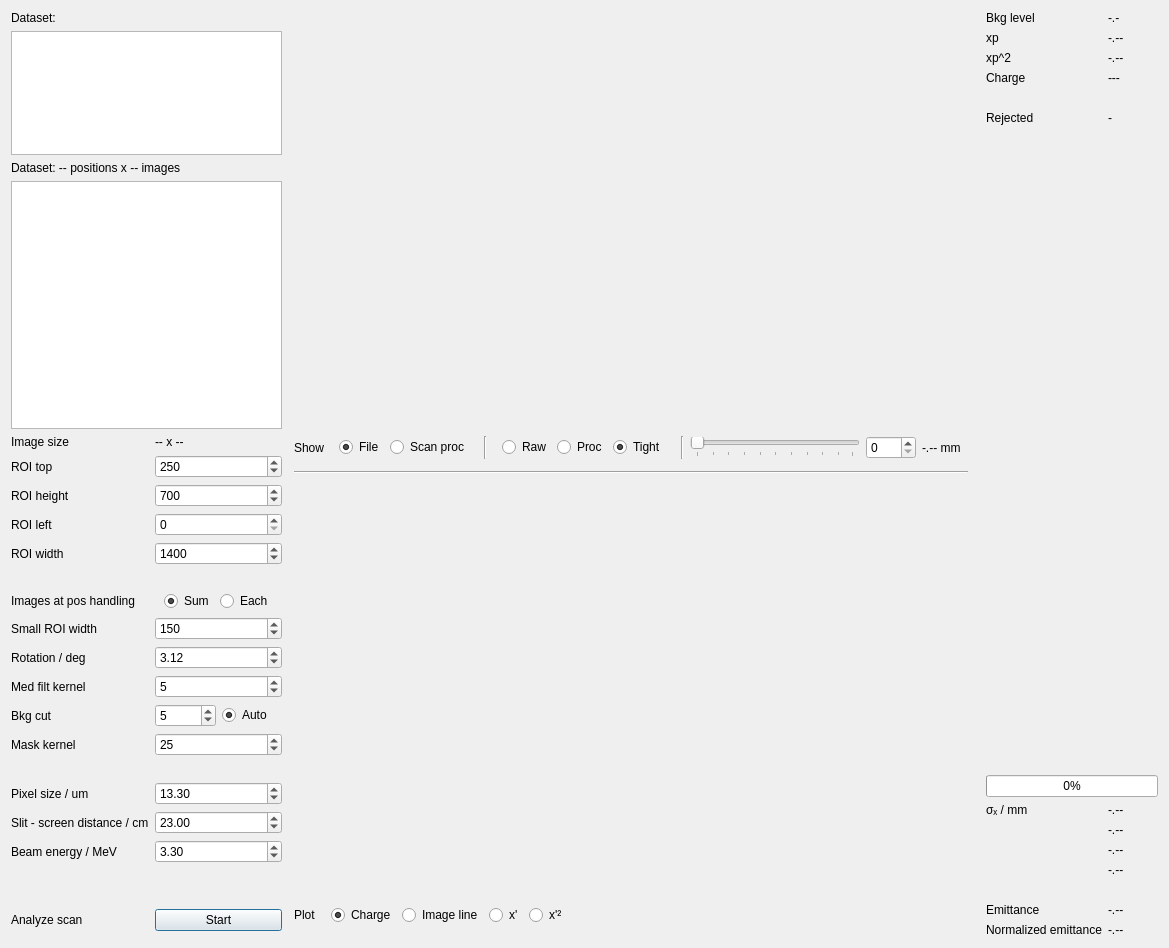
<?xml version="1.0" encoding="UTF-8"?>
<ui version="4.0">
 <class>Dialog</class>
 <widget class="QDialog" name="Dialog">
  <property name="geometry">
   <rect>
    <x>0</x>
    <y>0</y>
    <width>1169</width>
    <height>948</height>
   </rect>
  </property>
  <property name="windowTitle">
   <string>Dialog</string>
  </property>
  <layout class="QHBoxLayout" name="horizontalLayout">
   <item>
    <layout class="QVBoxLayout" name="verticalLayout">
     <property name="rightMargin">
      <number>6</number>
     </property>
     <item>
      <widget class="QLabel" name="label_16">
       <property name="text">
        <string>Dataset:</string>
       </property>
      </widget>
     </item>
     <item>
      <widget class="QTreeView" name="dataset_treeview">
       <property name="sizePolicy">
        <sizepolicy hsizetype="Minimum" vsizetype="Expanding">
         <horstretch>0</horstretch>
         <verstretch>1</verstretch>
        </sizepolicy>
       </property>
      </widget>
     </item>
     <item>
      <widget class="QLabel" name="dataset_select_label">
       <property name="text">
        <string>Dataset: -- positions x -- images</string>
       </property>
      </widget>
     </item>
     <item>
      <widget class="QListView" name="file_listview">
       <property name="sizePolicy">
        <sizepolicy hsizetype="Minimum" vsizetype="Expanding">
         <horstretch>0</horstretch>
         <verstretch>2</verstretch>
        </sizepolicy>
       </property>
      </widget>
     </item>
     <item>
      <layout class="QGridLayout" name="gridLayout">
       <property name="bottomMargin">
        <number>6</number>
       </property>
       <item row="16" column="1">
        <widget class="QDoubleSpinBox" name="beamenergy_spinbox">
         <property name="maximum">
          <double>20.000000000000000</double>
         </property>
         <property name="value">
          <double>3.300000000000000</double>
         </property>
        </widget>
       </item>
       <item row="17" column="0">
        <spacer name="verticalSpacer">
         <property name="orientation">
          <enum>Qt::Vertical</enum>
         </property>
         <property name="sizeType">
          <enum>QSizePolicy::Fixed</enum>
         </property>
         <property name="sizeHint" stdset="0">
          <size>
           <width>20</width>
           <height>40</height>
          </size>
         </property>
        </spacer>
       </item>
       <item row="11" column="0">
        <widget class="QLabel" name="label_14">
         <property name="text">
          <string>Mask kernel</string>
         </property>
        </widget>
       </item>
       <item row="6" column="1">
        <widget class="QWidget" name="widget_4" native="true">
         <layout class="QHBoxLayout" name="horizontalLayout_10">
          <property name="topMargin">
           <number>0</number>
          </property>
          <property name="bottomMargin">
           <number>0</number>
          </property>
          <item>
           <widget class="QRadioButton" name="sum_images_radiobutton">
            <property name="text">
             <string>Sum</string>
            </property>
            <property name="checked">
             <bool>true</bool>
            </property>
           </widget>
          </item>
          <item>
           <widget class="QRadioButton" name="each_image_radiobutton">
            <property name="text">
             <string>Each</string>
            </property>
           </widget>
          </item>
         </layout>
        </widget>
       </item>
       <item row="15" column="1">
        <widget class="QDoubleSpinBox" name="slit_screen_distance_spinbox">
         <property name="maximum">
          <double>200.000000000000000</double>
         </property>
         <property name="value">
          <double>23.000000000000000</double>
         </property>
        </widget>
       </item>
       <item row="1" column="0">
        <widget class="QLabel" name="label_2">
         <property name="text">
          <string>ROI top</string>
         </property>
        </widget>
       </item>
       <item row="8" column="1">
        <widget class="QDoubleSpinBox" name="rotation_spinbox">
         <property name="minimum">
          <double>-180.000000000000000</double>
         </property>
         <property name="maximum">
          <double>180.000000000000000</double>
         </property>
         <property name="singleStep">
          <double>0.500000000000000</double>
         </property>
         <property name="value">
          <double>3.120000000000000</double>
         </property>
        </widget>
       </item>
       <item row="2" column="1">
        <widget class="QSpinBox" name="roi_height_spinbox">
         <property name="maximum">
          <number>3000</number>
         </property>
         <property name="value">
          <number>700</number>
         </property>
        </widget>
       </item>
       <item row="9" column="1">
        <widget class="QSpinBox" name="medfilt_spinbox">
         <property name="minimum">
          <number>1</number>
         </property>
         <property name="maximum">
          <number>13</number>
         </property>
         <property name="value">
          <number>5</number>
         </property>
        </widget>
       </item>
       <item row="11" column="1">
        <widget class="QSpinBox" name="mask_spinbox">
         <property name="singleStep">
          <number>2</number>
         </property>
         <property name="value">
          <number>25</number>
         </property>
        </widget>
       </item>
       <item row="16" column="0">
        <widget class="QLabel" name="label_23">
         <property name="text">
          <string>Beam energy / MeV</string>
         </property>
        </widget>
       </item>
       <item row="20" column="0">
        <widget class="QLabel" name="label_26">
         <property name="text">
          <string>Analyze scan</string>
         </property>
        </widget>
       </item>
       <item row="14" column="1">
        <widget class="QDoubleSpinBox" name="pixelsize_spinbox">
         <property name="singleStep">
          <double>1.000000000000000</double>
         </property>
         <property name="value">
          <double>13.300000000000001</double>
         </property>
        </widget>
       </item>
       <item row="3" column="0">
        <widget class="QLabel" name="label_4">
         <property name="text">
          <string>ROI left</string>
         </property>
        </widget>
       </item>
       <item row="4" column="0">
        <widget class="QLabel" name="label_5">
         <property name="text">
          <string>ROI width</string>
         </property>
        </widget>
       </item>
       <item row="2" column="0">
        <widget class="QLabel" name="label_3">
         <property name="text">
          <string>ROI height</string>
         </property>
        </widget>
       </item>
       <item row="14" column="0">
        <widget class="QLabel" name="label_21">
         <property name="text">
          <string>Pixel size / um</string>
         </property>
        </widget>
       </item>
       <item row="10" column="1">
        <layout class="QHBoxLayout" name="horizontalLayout_4">
         <item>
          <widget class="QSpinBox" name="bkg_spinbox">
           <property name="maximumSize">
            <size>
             <width>16777209</width>
             <height>16777215</height>
            </size>
           </property>
           <property name="maximum">
            <number>65000</number>
           </property>
           <property name="value">
            <number>5</number>
           </property>
          </widget>
         </item>
         <item>
          <widget class="QRadioButton" name="auto_bkg_radiobutton">
           <property name="text">
            <string>Auto</string>
           </property>
           <property name="checked">
            <bool>true</bool>
           </property>
          </widget>
         </item>
        </layout>
       </item>
       <item row="12" column="0">
        <widget class="QLabel" name="label_13">
         <property name="text">
          <string/>
         </property>
        </widget>
       </item>
       <item row="9" column="0">
        <widget class="QLabel" name="label">
         <property name="text">
          <string>Med filt kernel</string>
         </property>
        </widget>
       </item>
       <item row="5" column="0">
        <widget class="QLabel" name="label_12">
         <property name="text">
          <string/>
         </property>
        </widget>
       </item>
       <item row="15" column="0">
        <widget class="QLabel" name="label_22">
         <property name="text">
          <string>Slit - screen distance / cm</string>
         </property>
        </widget>
       </item>
       <item row="10" column="0">
        <widget class="QLabel" name="label_10">
         <property name="text">
          <string>Bkg cut</string>
         </property>
        </widget>
       </item>
       <item row="0" column="1">
        <widget class="QLabel" name="image_size_label">
         <property name="text">
          <string>-- x --</string>
         </property>
        </widget>
       </item>
       <item row="4" column="1">
        <widget class="QSpinBox" name="roi_width_spinbox">
         <property name="maximum">
          <number>3000</number>
         </property>
         <property name="value">
          <number>1400</number>
         </property>
        </widget>
       </item>
       <item row="3" column="1">
        <widget class="QSpinBox" name="roi_left_spinbox">
         <property name="maximum">
          <number>3000</number>
         </property>
        </widget>
       </item>
       <item row="8" column="0">
        <widget class="QLabel" name="label_18">
         <property name="text">
          <string>Rotation / deg</string>
         </property>
        </widget>
       </item>
       <item row="20" column="1">
        <widget class="QPushButton" name="start_analysis_button">
         <property name="text">
          <string>Start</string>
         </property>
        </widget>
       </item>
       <item row="6" column="0">
        <widget class="QLabel" name="label_32">
         <property name="text">
          <string>Images at pos handling</string>
         </property>
        </widget>
       </item>
       <item row="1" column="1">
        <widget class="QSpinBox" name="roi_top_spinbox">
         <property name="maximum">
          <number>3000</number>
         </property>
         <property name="value">
          <number>250</number>
         </property>
        </widget>
       </item>
       <item row="0" column="0">
        <widget class="QLabel" name="label_8">
         <property name="text">
          <string>Image size</string>
         </property>
        </widget>
       </item>
       <item row="7" column="0">
        <widget class="QLabel" name="label_34">
         <property name="text">
          <string>Small ROI width</string>
         </property>
        </widget>
       </item>
       <item row="7" column="1">
        <widget class="QSpinBox" name="small_roi_spinbox">
         <property name="maximum">
          <number>9999</number>
         </property>
         <property name="value">
          <number>150</number>
         </property>
        </widget>
       </item>
      </layout>
     </item>
    </layout>
   </item>
   <item>
    <layout class="QVBoxLayout" name="verticalLayout_2">
     <property name="rightMargin">
      <number>6</number>
     </property>
     <property name="bottomMargin">
      <number>6</number>
     </property>
     <item>
      <widget class="ImageView" name="image_widget" native="true">
       <property name="sizePolicy">
        <sizepolicy hsizetype="Expanding" vsizetype="Expanding">
         <horstretch>2</horstretch>
         <verstretch>0</verstretch>
        </sizepolicy>
       </property>
      </widget>
     </item>
     <item>
      <layout class="QHBoxLayout" name="horizontalLayout_5">
       <property name="rightMargin">
        <number>6</number>
       </property>
       <property name="bottomMargin">
        <number>6</number>
       </property>
       <item>
        <widget class="QLabel" name="label_9">
         <property name="text">
          <string>Show</string>
         </property>
        </widget>
       </item>
       <item>
        <widget class="QWidget" name="widget_3" native="true">
         <property name="minimumSize">
          <size>
           <width>10</width>
           <height>0</height>
          </size>
         </property>
         <layout class="QHBoxLayout" name="horizontalLayout_9">
          <property name="topMargin">
           <number>0</number>
          </property>
          <property name="bottomMargin">
           <number>0</number>
          </property>
          <item>
           <widget class="QRadioButton" name="file_radiobutton">
            <property name="text">
             <string>File</string>
            </property>
            <property name="checked">
             <bool>true</bool>
            </property>
           </widget>
          </item>
          <item>
           <widget class="QRadioButton" name="scan_radiobutton">
            <property name="text">
             <string>Scan proc</string>
            </property>
           </widget>
          </item>
         </layout>
        </widget>
       </item>
       <item>
        <widget class="Line" name="line_2">
         <property name="orientation">
          <enum>Qt::Vertical</enum>
         </property>
        </widget>
       </item>
       <item>
        <widget class="QWidget" name="widget" native="true">
         <property name="sizePolicy">
          <sizepolicy hsizetype="Preferred" vsizetype="Minimum">
           <horstretch>0</horstretch>
           <verstretch>0</verstretch>
          </sizepolicy>
         </property>
         <property name="minimumSize">
          <size>
           <width>0</width>
           <height>0</height>
          </size>
         </property>
         <layout class="QHBoxLayout" name="horizontalLayout_8">
          <property name="topMargin">
           <number>0</number>
          </property>
          <property name="bottomMargin">
           <number>0</number>
          </property>
          <item>
           <widget class="QRadioButton" name="raw_radiobutton">
            <property name="text">
             <string>Raw</string>
            </property>
           </widget>
          </item>
          <item>
           <widget class="QRadioButton" name="processed_radiobutton">
            <property name="text">
             <string>Proc</string>
            </property>
            <property name="checked">
             <bool>false</bool>
            </property>
           </widget>
          </item>
          <item>
           <widget class="QRadioButton" name="tight_radiobutton">
            <property name="text">
             <string>Tight</string>
            </property>
            <property name="checked">
             <bool>true</bool>
            </property>
           </widget>
          </item>
         </layout>
        </widget>
       </item>
       <item>
        <widget class="Line" name="line_3">
         <property name="orientation">
          <enum>Qt::Vertical</enum>
         </property>
        </widget>
       </item>
       <item>
        <widget class="QSlider" name="image_slider">
         <property name="sizePolicy">
          <sizepolicy hsizetype="Expanding" vsizetype="Fixed">
           <horstretch>0</horstretch>
           <verstretch>0</verstretch>
          </sizepolicy>
         </property>
         <property name="orientation">
          <enum>Qt::Horizontal</enum>
         </property>
         <property name="tickPosition">
          <enum>QSlider::TicksBelow</enum>
         </property>
        </widget>
       </item>
       <item>
        <widget class="QSpinBox" name="image_ind_spinbox">
         <property name="minimumSize">
          <size>
           <width>50</width>
           <height>0</height>
          </size>
         </property>
         <property name="maximumSize">
          <size>
           <width>50</width>
           <height>16777215</height>
          </size>
         </property>
         <property name="maximum">
          <number>999</number>
         </property>
         <property name="value">
          <number>0</number>
         </property>
        </widget>
       </item>
       <item>
        <widget class="QLabel" name="image_sel_pos_label">
         <property name="sizePolicy">
          <sizepolicy hsizetype="Fixed" vsizetype="Preferred">
           <horstretch>0</horstretch>
           <verstretch>0</verstretch>
          </sizepolicy>
         </property>
         <property name="minimumSize">
          <size>
           <width>40</width>
           <height>0</height>
          </size>
         </property>
         <property name="maximumSize">
          <size>
           <width>40</width>
           <height>16777215</height>
          </size>
         </property>
         <property name="text">
          <string>-.-- mm</string>
         </property>
        </widget>
       </item>
      </layout>
     </item>
     <item>
      <widget class="Line" name="line">
       <property name="orientation">
        <enum>Qt::Horizontal</enum>
       </property>
      </widget>
     </item>
     <item>
      <layout class="QHBoxLayout" name="horizontalLayout_3">
       <property name="topMargin">
        <number>6</number>
       </property>
       <item>
        <widget class="PlotWidget" name="plot_widget" native="true">
         <property name="sizePolicy">
          <sizepolicy hsizetype="Expanding" vsizetype="Expanding">
           <horstretch>0</horstretch>
           <verstretch>0</verstretch>
          </sizepolicy>
         </property>
        </widget>
       </item>
      </layout>
     </item>
     <item>
      <layout class="QHBoxLayout" name="horizontalLayout_6">
       <property name="rightMargin">
        <number>6</number>
       </property>
       <property name="bottomMargin">
        <number>6</number>
       </property>
       <item>
        <widget class="QLabel" name="label_20">
         <property name="text">
          <string>Plot</string>
         </property>
        </widget>
       </item>
       <item>
        <widget class="QWidget" name="widget_2" native="true">
         <property name="minimumSize">
          <size>
           <width>10</width>
           <height>0</height>
          </size>
         </property>
         <layout class="QHBoxLayout" name="horizontalLayout_2">
          <property name="topMargin">
           <number>0</number>
          </property>
          <property name="bottomMargin">
           <number>0</number>
          </property>
          <item>
           <widget class="QRadioButton" name="charge_radiobutton">
            <property name="text">
             <string>Charge</string>
            </property>
            <property name="checked">
             <bool>true</bool>
            </property>
           </widget>
          </item>
          <item>
           <widget class="QRadioButton" name="line_radiobutton">
            <property name="text">
             <string>Image line</string>
            </property>
           </widget>
          </item>
          <item>
           <widget class="QRadioButton" name="xp_radiobutton">
            <property name="text">
             <string>x'</string>
            </property>
           </widget>
          </item>
          <item>
           <widget class="QRadioButton" name="xp2_radiobutton">
            <property name="text">
             <string>x'²</string>
            </property>
           </widget>
          </item>
         </layout>
        </widget>
       </item>
       <item>
        <layout class="QHBoxLayout" name="horizontalLayout_7"/>
       </item>
       <item>
        <spacer name="horizontalSpacer_2">
         <property name="orientation">
          <enum>Qt::Horizontal</enum>
         </property>
         <property name="sizeHint" stdset="0">
          <size>
           <width>40</width>
           <height>20</height>
          </size>
         </property>
        </spacer>
       </item>
      </layout>
     </item>
    </layout>
   </item>
   <item>
    <layout class="QGridLayout" name="gridLayout_2">
     <property name="leftMargin">
      <number>6</number>
     </property>
     <item row="9" column="0">
      <widget class="QLabel" name="label_27">
       <property name="text">
        <string>&lt;x²&gt;</string>
       </property>
      </widget>
     </item>
     <item row="0" column="1">
      <widget class="QLabel" name="bkg_label">
       <property name="minimumSize">
        <size>
         <width>50</width>
         <height>0</height>
        </size>
       </property>
       <property name="text">
        <string>-.-</string>
       </property>
      </widget>
     </item>
     <item row="1" column="1">
      <widget class="QLabel" name="moment_1_label">
       <property name="text">
        <string>-.--</string>
       </property>
      </widget>
     </item>
     <item row="13" column="0">
      <widget class="QLabel" name="label_24">
       <property name="text">
        <string>Emittance</string>
       </property>
      </widget>
     </item>
     <item row="6" column="0">
      <spacer name="verticalSpacer_2">
       <property name="orientation">
        <enum>Qt::Vertical</enum>
       </property>
       <property name="sizeHint" stdset="0">
        <size>
         <width>20</width>
         <height>40</height>
        </size>
       </property>
      </spacer>
     </item>
     <item row="2" column="1">
      <widget class="QLabel" name="moment_2_label">
       <property name="text">
        <string>-.--</string>
       </property>
      </widget>
     </item>
     <item row="10" column="1">
      <widget class="QLabel" name="xp2_e_label">
       <property name="text">
        <string>-.--</string>
       </property>
      </widget>
     </item>
     <item row="2" column="0">
      <widget class="QLabel" name="label_7">
       <property name="text">
        <string>xp^2</string>
       </property>
      </widget>
     </item>
     <item row="7" column="0" colspan="2">
      <widget class="QProgressBar" name="analysis_progressbar">
       <property name="value">
        <number>0</number>
       </property>
      </widget>
     </item>
     <item row="14" column="1">
      <widget class="QLabel" name="eps_n_label">
       <property name="text">
        <string>-.--</string>
       </property>
      </widget>
     </item>
     <item row="11" column="0">
      <widget class="QLabel" name="label_31">
       <property name="text">
        <string>&lt;xx'&gt;</string>
       </property>
      </widget>
     </item>
     <item row="4" column="0">
      <widget class="QLabel" name="label_17">
       <property name="text">
        <string/>
       </property>
      </widget>
     </item>
     <item row="8" column="1">
      <widget class="QLabel" name="sigma_x_label">
       <property name="text">
        <string>-.--</string>
       </property>
      </widget>
     </item>
     <item row="13" column="1">
      <widget class="QLabel" name="eps_label">
       <property name="text">
        <string>-.--</string>
       </property>
      </widget>
     </item>
     <item row="1" column="0">
      <widget class="QLabel" name="label_6">
       <property name="text">
        <string>xp</string>
       </property>
      </widget>
     </item>
     <item row="11" column="1">
      <widget class="QLabel" name="xxp_e_label">
       <property name="text">
        <string>-.--</string>
       </property>
      </widget>
     </item>
     <item row="12" column="0">
      <widget class="QLabel" name="label_29">
       <property name="text">
        <string/>
       </property>
      </widget>
     </item>
     <item row="8" column="0">
      <widget class="QLabel" name="label_19">
       <property name="text">
        <string>σₓ / mm</string>
       </property>
      </widget>
     </item>
     <item row="14" column="0">
      <widget class="QLabel" name="label_28">
       <property name="text">
        <string>Normalized emittance</string>
       </property>
      </widget>
     </item>
     <item row="9" column="1">
      <widget class="QLabel" name="x2_e_label">
       <property name="text">
        <string>-.--</string>
       </property>
      </widget>
     </item>
     <item row="10" column="0">
      <widget class="QLabel" name="label_30">
       <property name="text">
        <string>&lt;x'²&gt;</string>
       </property>
      </widget>
     </item>
     <item row="3" column="1">
      <widget class="QLabel" name="charge_label">
       <property name="text">
        <string>---</string>
       </property>
      </widget>
     </item>
     <item row="3" column="0">
      <widget class="QLabel" name="label_15">
       <property name="text">
        <string>Charge</string>
       </property>
      </widget>
     </item>
     <item row="5" column="1">
      <widget class="QLabel" name="rejected_images_label">
       <property name="text">
        <string>-</string>
       </property>
      </widget>
     </item>
     <item row="5" column="0">
      <widget class="QLabel" name="label_25">
       <property name="text">
        <string>Rejected</string>
       </property>
      </widget>
     </item>
     <item row="0" column="0">
      <widget class="QLabel" name="label_11">
       <property name="text">
        <string>Bkg level</string>
       </property>
      </widget>
     </item>
    </layout>
   </item>
  </layout>
 </widget>
 <customwidgets>
  <customwidget>
   <class>ImageView</class>
   <extends>QWidget</extends>
   <header>pyqtgraph.h</header>
   <container>1</container>
  </customwidget>
  <customwidget>
   <class>PlotWidget</class>
   <extends>QWidget</extends>
   <header>pyqtgraph.h</header>
   <container>1</container>
  </customwidget>
 </customwidgets>
 <resources/>
 <connections/>
</ui>
